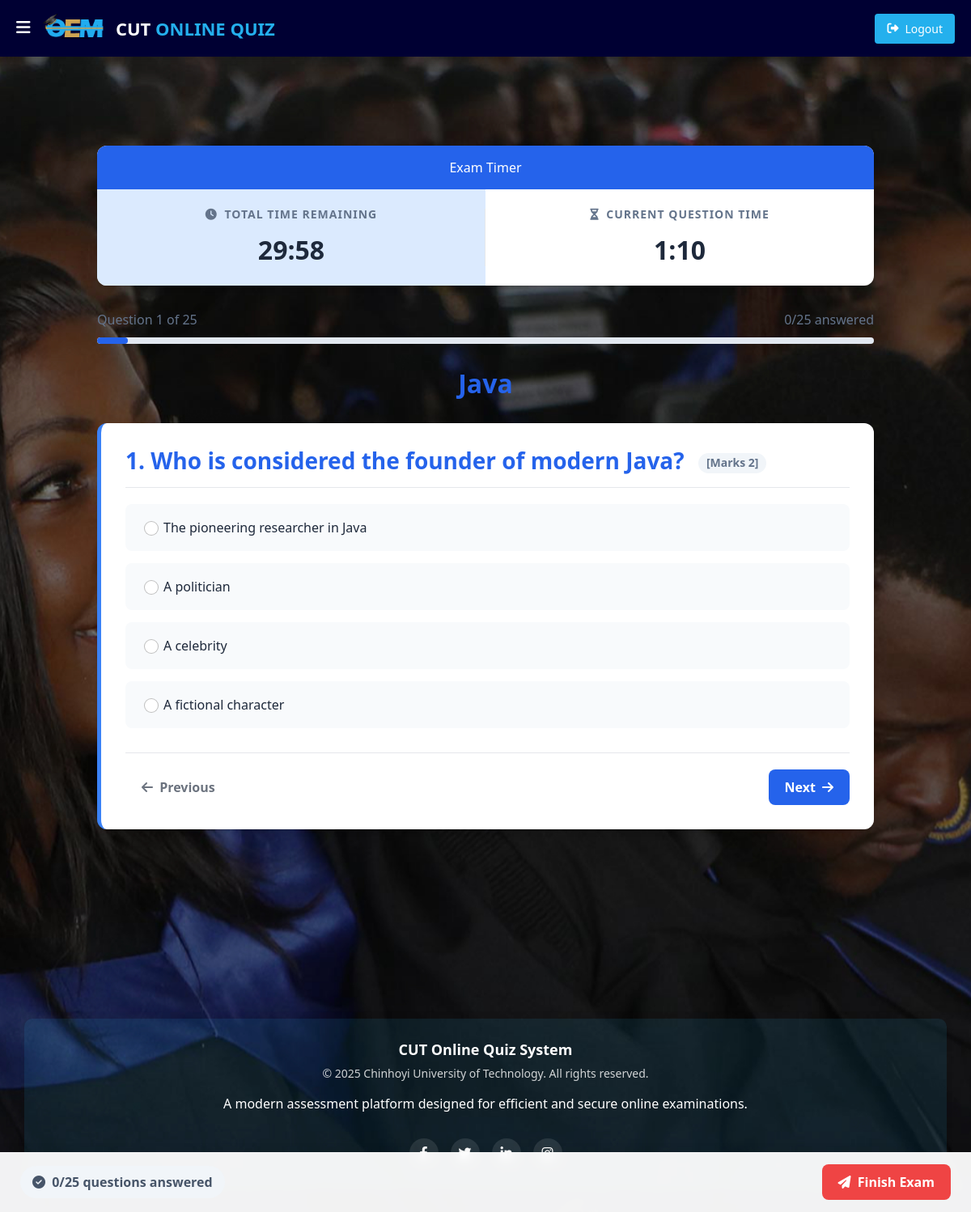
The app's page /student/start-sequential-exam/1 (signed in) with its own data.
### quiz/models.py (models this page shows, shortened)
class Course(models.Model):
   course_name = models.CharField(max_length=50)
   question_number = models.PositiveIntegerField()
   total_marks = models.PositiveIntegerField()
   is_timed = models.BooleanField(default=False, help_text="Whether this course has a time limit")
   total_time_minutes = models.PositiveIntegerField(default=0, help_text="Total time allowed for the quiz in minutes (0 = unlimited)")
   sequential_questions = models.BooleanField(default=False, help_text="Display questions one at a time sequentially")
   allow_backtracking = models.BooleanField(default=True, help_text="Whether students can go back to previous questions")
   security_level = models.CharField(max_length=50, choices=[
       ('low', 'Low - Basic protection'),
       ('medium', 'Medium - Prevent copy-paste and right-click'),
       ('high', 'High - Block dev tools and keyboard shortcuts')
   ], default='medium', help_text="Level of security measures to prevent cheating")

class Question(models.Model):
    QUESTION_TYPE_CHOICES = (
        ('multiple_choice', 'Multiple Choice'),
        ('checkbox', 'Checkbox (Multiple Answers)'),
        ('short_answer', 'Short Answer'),
    )
    course = models.ForeignKey(Course, on_delete=models.CASCADE)
    marks = models.PositiveIntegerField()
    question = models.CharField(max_length=600)
    question_type = models.CharField(max_length=20, choices=QUESTION_TYPE_CHOICES, default='multiple_choice')
    option1 = models.CharField(max_length=200, blank=True, null=True)
    option2 = models.CharField(max_length=200, blank=True, null=True)
    option3 = models.CharField(max_length=200, blank=True, null=True)
    option4 = models.CharField(max_length=200, blank=True, null=True)
    cat = (('Option1','Option1'),('Option2','Option2'),('Option3','Option3'),('Option4','Option4'))
    answer = models.CharField(max_length=200, choices=cat, blank=True, null=True)
    multiple_answers = models.JSONField(blank=True, null=True, help_text="JSON array of correct answers for checkbox questions")
    short_answer_pattern = models.CharField(max_length=500, blank=True, null=True, help_text="Pattern or keywords for matching short answers")
    is_ai_generated = models.BooleanField(default=False)
    ai_generation_prompt = models.TextField(blank=True, null=True)

### student/views.py (the view)
# urls.py: path('start-sequential-exam/<int:pk>', views.start_sequential_exam_view, name='start-sequential-exam'),
@login_required(login_url='studentlogin')
@user_passes_test(is_student)
def start_sequential_exam_view(request, pk):
    course = QMODEL.Course.objects.get(id=pk)
    student = models.Student.objects.get(user_id=request.user.id)
    try:
        adaptive_settings = QMODEL.AdaptiveQuizSettings.objects.get(course=course)
        is_adaptive = adaptive_settings.is_adaptive
    except QMODEL.AdaptiveQuizSettings.DoesNotExist:
        is_adaptive = False
    if is_adaptive:
        from quiz.adaptive_quiz_utils import get_adaptive_questions
        questions = get_adaptive_questions(student, course, course.question_number)
    else:
        questions = QMODEL.Question.objects.all().filter(course=course)
    response = render(request, 'student/sequential_exam.html', {
        'course': course,
        'questions': questions,
        'hide_sidebar': True,
    })
    response.set_cookie('course_id', course.id)
    return response

### quiz/adaptive_quiz_utils.py (called while the page is built)
def get_student_skill_level(student, course):
    skill_level, created = StudentSkillLevel.objects.get_or_create(
        student=student,
        course=course,
        defaults={
            'current_level': 5.0,  # Start at medium difficulty
            'confidence': 0.5      # Medium confidence
        }
    )
    return skill_level

### student/context_processors.py (called while the page is built)
def student_profile(request):
    context = {}
    if request.user.is_authenticated:
        try:
            if request.user.groups.filter(name='STUDENT').exists():
                student = Student.objects.get(user=request.user)
                context['student'] = student
        except Student.DoesNotExist:
            pass
    return context

### student/views.py (called while the page is built)
def is_student(user):
    return user.groups.filter(name='STUDENT').exists()

### teacher/context_processors.py (called while the page is built)
def teacher_profile(request):
    context = {}
    if request.user.is_authenticated:
        try:
            if request.user.groups.filter(name='TEACHER').exists():
                teacher = Teacher.objects.get(user=request.user)
                context['teacher'] = teacher
        except Teacher.DoesNotExist:
            pass
    return context

### templates/student/sequential_exam.html (shortened to what this page needs)
{% extends 'student/studentbase.html' %}
{% block content %}
{%load static%}
<head>
  <link href="https://cdn.jsdelivr.net/npm/bootstrap@5.2.3/dist/css/bootstrap.min.css" rel="stylesheet">
  <link rel="stylesheet" href="https://cdnjs.cloudflare.com/ajax/libs/font-awesome/6.4.0/css/all.min.css">
</head>
<div class="exam-container">
  <div class="timer-card">
    <div class="timer-header">
      Exam Timer
    </div>
    <div class="timer-body">
      <div class="timer-column">
        <div class="timer-label">
          <i class="fas fa-clock me-1"></i> Total Time Remaining
        </div>
        <div id="exam-timer" class="timer-value">Loading...</div>
      </div>
      <div class="timer-column">
        <div class="timer-label">
          <i class="fas fa-hourglass-half me-1"></i> Current Question Time
        </div>
        <div id="question-timer" class="timer-value">Loading...</div>
      </div>
    </div>
  </div>
  <div class="progress-indicator">
    <div class="progress-text">
      <div>Question <span id="current-question-num">1</span> of <span id="total-questions">{{ questions|length }}</span></div>
      <div class="answered-status"><span id="answered-count">0</span>/<span id="total-count">{{ questions|length }}</span> answered</div>
    </div>
    <div class="progress">
      <div id="progress-bar" class="progress-bar" role="progressbar" style="width: 0%"></div>
    </div>
  </div>
  <h2 class="course-title">{{course.course_name}}</h2>
  <form id="exam-form" class="form" autocomplete="off" method="POST">
    {% for q in questions %}
    <div class="question-container {% if forloop.first %}active-question{% endif %}"
         id="question-{{q.id}}"
         data-question-id="{{q.id}}"
         data-question-index="{{forloop.counter0}}">
      <h3 class="question-title">
        {{ forloop.counter }}. {{q.question}}
        <span class="question-marks">[Marks {{q.marks}}]</span>
      </h3>
      <div class="options-list">
        <div class="option-container">
          <div class="form-check">
            <input class="form-check-input question-option" type="radio"
                  name="question_{{q.id}}"
                  id="option1-{{q.id}}"
                  value="Option1"
                  data-question-id="{{q.id}}"
                  onclick="handleOptionSelect(this)">
            <label class="form-check-label" for="option1-{{q.id}}">
              {{q.option1}}
            </label>
          </div>
        </div>
        <div class="option-container">
          <div class="form-check">
            <input class="form-check-input question-option" type="radio"
                  name="question_{{q.id}}"
                  id="option2-{{q.id}}"
                  value="Option2"
                  data-question-id="{{q.id}}"
                  onclick="handleOptionSelect(this)">
            <label class="form-check-label" for="option2-{{q.id}}">
              {{q.option2}}
            </label>
          </div>
        </div>
        <div class="option-container">
          <div class="form-check">
            <input class="form-check-input question-option" type="radio"
                  name="question_{{q.id}}"
                  id="option3-{{q.id}}"
                  value="Option3"
                  data-question-id="{{q.id}}"
                  onclick="handleOptionSelect(this)">
            <label class="form-check-label" for="option3-{{q.id}}">
              {{q.option3}}
            </label>
          </div>
        </div>
        <div class="option-container">
          <div class="form-check">
            <input class="form-check-input question-option" type="radio"
                  name="question_{{q.id}}"
                  id="option4-{{q.id}}"
                  value="Option4"
                  data-question-id="{{q.id}}"
                  onclick="handleOptionSelect(this)">
            <label class="form-check-label" for="option4-{{q.id}}">
              {{q.option4}}
            </label>
          </div>
        </div>
      </div>
      <div class="navigation-buttons">
        {% if course.allow_backtracking %}
        <button type="button" class="btn btn-prev" onclick="prevQuestion()" {% if forloop.first %}disabled{% endif %}>
          <i class="fas fa-arrow-left me-1"></i> Previous
        </button>
        {% else %}
        <div></div>
        {% endif %}
        {% if forloop.last %}
        <button type="button" class="btn btn-success btn-next" onclick="finishExam()">
          Finish Exam <i class="fas fa-check ms-1"></i>
        </button>
        {% else %}
        <button type="button" class="btn btn-next" onclick="nextQuestion()">
          Next <i class="fas fa-arrow-right ms-1"></i>
        </button>
        {% endif %}
      </div>
    </div>
    {% endfor %}
  </form>
  <div class="exam-footer">
    <div class="exam-progress-status">
      <i class="fas fa-check-circle me-1"></i> <span id="answered-count-footer">0</span>/<span id="total-count-footer">{{ questions|length }}</span> questions answered
    </div>
    <button type="button" class="finish-exam-btn" onclick="finishExam()">
      <i class="fas fa-paper-plane me-1"></i> Finish Exam
    </button>
  </div>
</div>
<br><br><br><br><br><br>
{% endblock content %}

### static/css/design-system.css (style rules this page uses)
:root { --primary-color: #2563eb; --secondary-color: #1e40af; --accent-color: #3b82f6; --warning-color: #ef4444; --success-color: #22c55e; --danger-color: #dc2626; --info-color: #0ea5e9; --bg-color: #f8fafc; --bg-secondary: #f1f5f9; --text-color: #1e293b; --text-muted: #64748b; --border-color: #e2e8f0; --card-bg: #ffffff; --card-shadow: 0 4px 6px -1px rgba(0, 0, 0, 0.1), 0 2px 4px -1px rgba(0, 0, 0, 0.06); --header-height: 70px; --sidebar-width: 260px; --sidebar-collapsed-width: 70px; --border-radius: 8px; --border-radius-lg: 12px; --transition-speed: 0.3s; }
body { font-family: 'Inter', sans-serif; background-color: var(--bg-color); color: var(--text-color); line-height: 1.6; }
h1, h2, h3, h4, h5, h6 { margin-top: 0; margin-bottom: 0.5rem; font-weight: 600; line-height: 1.2; color: var(--text-color); }
h2 { font-size: 1.875rem; }
h3 { font-size: 1.5rem; }
.btn { display: inline-block; font-weight: 500; text-align: center; vertical-align: middle; user-select: none; border: 1px solid transparent; padding: 0.5rem 1rem; font-size: 1rem; line-height: 1.5; border-radius: var(--border-radius); transition: all var(--transition-speed) ease; cursor: pointer; }
.form-check { display: block; min-height: 1.5rem; padding-left: 1.75rem; margin-bottom: 0.5rem; }
.form-check-input { position: absolute; margin-top: 0.25rem; margin-left: -1.75rem; }
.form-check-label { margin-bottom: 0; }
.progress { display: flex; height: 0.5rem; overflow: hidden; font-size: 0.75rem; background-color: var(--bg-secondary); border-radius: var(--border-radius); }
.progress-bar { display: flex; flex-direction: column; justify-content: center; overflow: hidden; color: #fff; text-align: center; white-space: nowrap; background-color: var(--primary-color); transition: width var(--transition-speed) ease; }
.timer-card { background-color: var(--card-bg); border-radius: var(--border-radius-lg); overflow: hidden; box-shadow: var(--card-shadow); margin-bottom: 1.5rem; }
.timer-header { background-color: var(--primary-color); color: white; padding: 1rem; text-align: center; font-weight: 500; }
.timer-body { display: flex; padding: 0; }
.timer-column { flex: 1; padding: 1.25rem; text-align: center; position: relative; }
.timer-column:first-child { background-color: #dbeafe; }
.timer-column:not(:last-child)::after { content: ''; position: absolute; right: 0; top: 20%; height: 60%; width: 1px; background-color: var(--border-color); }
.timer-label { font-size: 0.875rem; font-weight: 600; text-transform: uppercase; letter-spacing: 1px; margin-bottom: 0.625rem; color: var(--text-muted); }
.timer-value { font-size: 2rem; font-weight: 700; color: var(--text-color); }
.question-container { display: none; padding: 1.875rem; background-color: var(--card-bg); border-radius: var(--border-radius-lg); box-shadow: var(--card-shadow); margin-bottom: 1.875rem; border-left: 5px solid var(--accent-color); }
.active-question { display: block; animation: fadeIn 0.3s ease-in-out; }
.option-container { margin-bottom: 0.9375rem; background-color: var(--bg-color); border-radius: var(--border-radius); transition: all 0.2s ease; border: 2px solid transparent; }

### records on screen
Course: course_name "Java"
Question: question "Who is considered the founder of modern Java?", marks "2", option1 "The pioneering researcher in Java", option2 "A politician", option3 "A celebrity", option4 "A fictional character"

### other values on screen
{{ questions|length }} "25"
